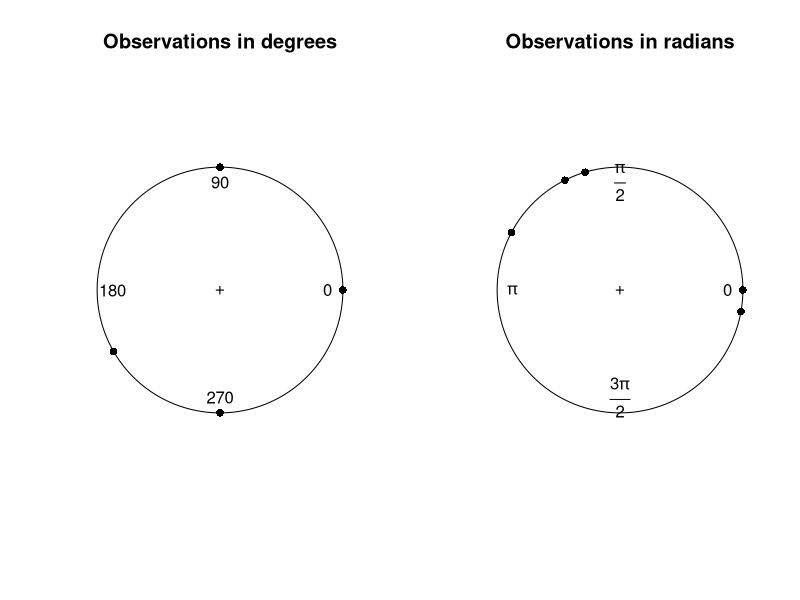

The R source for this figure:
## ---- chunk 1
# install.packages("circular")
library(circular)
## ---- chunk 2
data.deg <- as.circular(c(0, 90, 210, 270, 360), units = "degrees")
data.rad <- as.circular(c(0, 90, 210, 270, 360), units = "radians")
## ---- chunk 3
par(mfrow = c(1,2))
plot(data.deg, main = "Observations in degrees")
plot(data.rad, main = "Observations in radians")
## ---- chunk 4
mean(c(0, 90, 210, 270, 360))
## ---- chunk 5
mean(data.deg)
mean(data.rad)
## ---- chunk 6
mean_deg <- mean(data.deg)
mean_rad <- mean(data.rad)
## ---- chunk 7
rho.circular(data.deg)
## ---- chunk 8
var(data.deg)
sd(data.deg)
